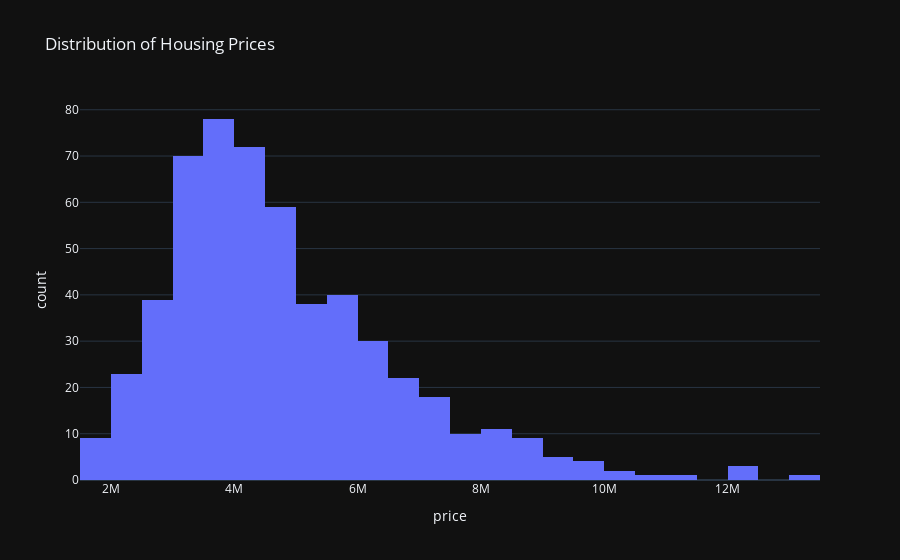

The notebook cell saved with this chart:
### Code cell
fig = px.histogram(df, x='price', nbins=30, title='Distribution of Housing Prices', template='plotly_dark')
fig.show()

### Figure 1 — Plotly figure (JSON) as saved in the notebook; plotly's stock layout.template omitted (floating-point values rounded to 4 significant figures; data arrays with more than 128 entries replaced by an {"elided": "..."} marker saying what was removed)
{"data": [{"alignmentgroup": "True", "bingroup": "x", "hovertemplate": "price=%{x}<br>count=%{y}<extra></extra>", "legendgroup": "", "marker": {"color": "#636efa", "pattern": {"shape": ""}}, "name": "", "nbinsx": 30, "offsetgroup": "", "orientation": "v", "showlegend": false, "type": "histogram", "x": {"elided": "545 int values"}, "xaxis": "x", "yaxis": "y"}], "layout": {"barmode": "relative", "legend": {"tracegroupgap": 0}, "title": {"text": "Distribution of Housing Prices"}, "xaxis": {"anchor": "y", "domain": [0, 1], "title": {"text": "price"}}, "yaxis": {"anchor": "x", "domain": [0, 1], "title": {"text": "count"}}}}
